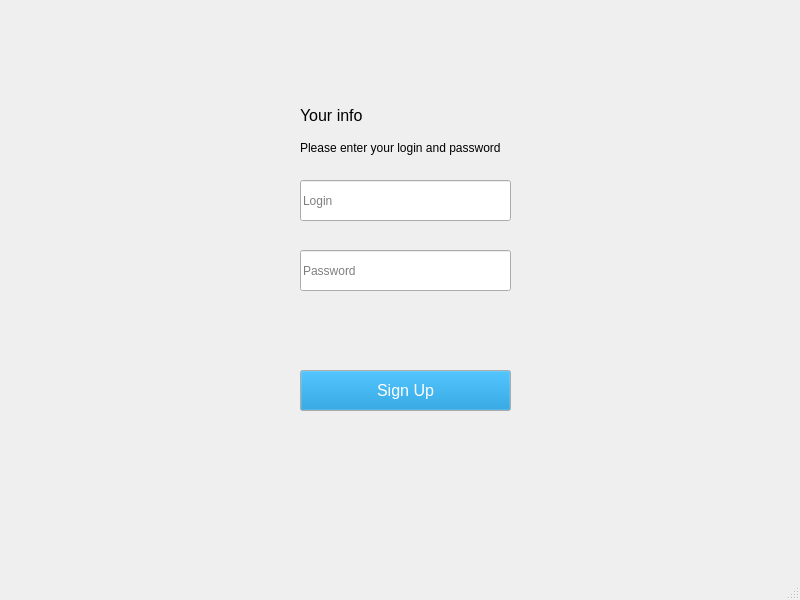
<?xml version="1.0" encoding="UTF-8"?>
<ui version="4.0">
 <class>MainWindow</class>
 <widget class="QMainWindow" name="MainWindow">
  <property name="geometry">
   <rect>
    <x>0</x>
    <y>0</y>
    <width>800</width>
    <height>600</height>
   </rect>
  </property>
  <property name="windowTitle">
   <string>MainWindow</string>
  </property>
  <widget class="QWidget" name="centralwidget">
   <widget class="QPushButton" name="pushButton">
    <property name="geometry">
     <rect>
      <x>300</x>
      <y>370</y>
      <width>211</width>
      <height>41</height>
     </rect>
    </property>
    <property name="palette">
     <palette>
      <active>
       <colorrole role="WindowText">
        <brush brushstyle="SolidPattern">
         <color alpha="255">
          <red>0</red>
          <green>0</green>
          <blue>0</blue>
         </color>
        </brush>
       </colorrole>
       <colorrole role="Button">
        <brush brushstyle="SolidPattern">
         <color alpha="255">
          <red>0</red>
          <green>136</green>
          <blue>204</blue>
         </color>
        </brush>
       </colorrole>
       <colorrole role="ButtonText">
        <brush brushstyle="SolidPattern">
         <color alpha="255">
          <red>255</red>
          <green>255</green>
          <blue>255</blue>
         </color>
        </brush>
       </colorrole>
      </active>
      <inactive>
       <colorrole role="WindowText">
        <brush brushstyle="SolidPattern">
         <color alpha="255">
          <red>0</red>
          <green>0</green>
          <blue>0</blue>
         </color>
        </brush>
       </colorrole>
       <colorrole role="Button">
        <brush brushstyle="SolidPattern">
         <color alpha="255">
          <red>0</red>
          <green>136</green>
          <blue>204</blue>
         </color>
        </brush>
       </colorrole>
       <colorrole role="ButtonText">
        <brush brushstyle="SolidPattern">
         <color alpha="255">
          <red>255</red>
          <green>255</green>
          <blue>255</blue>
         </color>
        </brush>
       </colorrole>
      </inactive>
      <disabled>
       <colorrole role="Button">
        <brush brushstyle="SolidPattern">
         <color alpha="255">
          <red>0</red>
          <green>136</green>
          <blue>204</blue>
         </color>
        </brush>
       </colorrole>
      </disabled>
     </palette>
    </property>
    <property name="font">
     <font>
      <pointsize>12</pointsize>
     </font>
    </property>
    <property name="text">
     <string>Sign Up</string>
    </property>
   </widget>
   <widget class="QLineEdit" name="lineEdit_2">
    <property name="geometry">
     <rect>
      <x>300</x>
      <y>250</y>
      <width>211</width>
      <height>41</height>
     </rect>
    </property>
    <property name="inputMask">
     <string/>
    </property>
    <property name="echoMode">
     <enum>QLineEdit::Password</enum>
    </property>
    <property name="placeholderText">
     <string>Password</string>
    </property>
   </widget>
   <widget class="QLineEdit" name="lineEdit_3">
    <property name="geometry">
     <rect>
      <x>300</x>
      <y>180</y>
      <width>211</width>
      <height>41</height>
     </rect>
    </property>
    <property name="placeholderText">
     <string>Login</string>
    </property>
   </widget>
   <widget class="QLabel" name="label">
    <property name="geometry">
     <rect>
      <x>300</x>
      <y>100</y>
      <width>211</width>
      <height>31</height>
     </rect>
    </property>
    <property name="font">
     <font>
      <pointsize>12</pointsize>
     </font>
    </property>
    <property name="text">
     <string>Your info</string>
    </property>
   </widget>
   <widget class="QLabel" name="label_2">
    <property name="geometry">
     <rect>
      <x>300</x>
      <y>140</y>
      <width>211</width>
      <height>16</height>
     </rect>
    </property>
    <property name="text">
     <string>Please enter your login and password</string>
    </property>
   </widget>
  </widget>
  <widget class="QMenuBar" name="menubar">
   <property name="geometry">
    <rect>
     <x>0</x>
     <y>0</y>
     <width>800</width>
     <height>21</height>
    </rect>
   </property>
  </widget>
  <widget class="QStatusBar" name="statusbar"/>
 </widget>
 <resources/>
 <connections/>
</ui>
